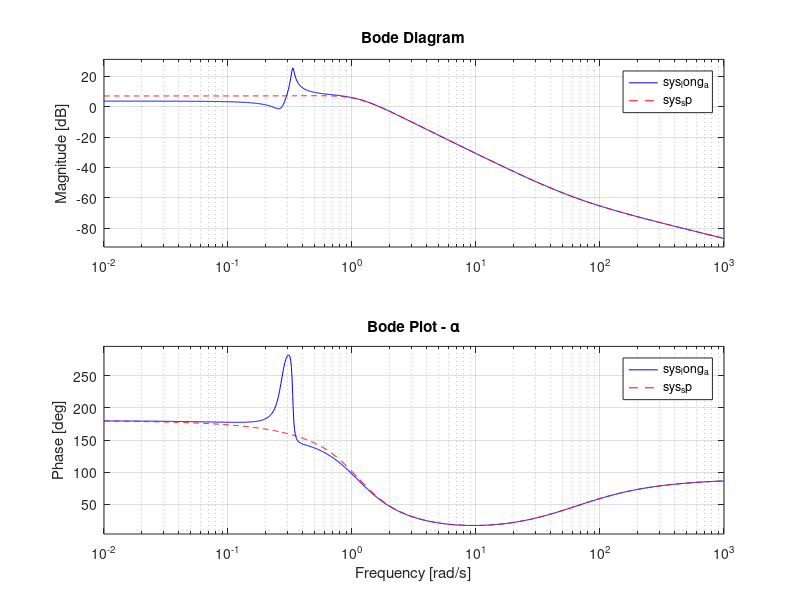

This chart was generated by the following MATLAB code: (Note: this script raises an error after producing the figure.)
%%HW 3 AE 168 Emily Espinosa
%DESCRIPTION: This code analyzes a transport aircraft’s longitudinal dynamics by forming 
%full and reduced-order (short-period and phugoid) state-space models, then comparing their 
%step and frequency responses. It also derives the elevator-to-pitch-rate transfer function 
%and computes autopilot gain parameters and implementation details for a Simulink control model.
clear; close all; clc;
% Aircraft Parameters
gravity = 32.17405;
V = 169.98;
% Longitudinal derivatives
Xu_val = -0.0589;
Xa_val = 11.3367;
Xde_val = 0;
Zu_val = -0.3818;
Za_val = -103.5160;
Zde_val = -7.8184;
Mu_val = -0.0002;
Ma_val = -1.9408;
Mq_val = -0.8174;
Mde_val = -2.8818;
%1a
fprintf('=== Part 1a: Short Period Approximation ===\n');
A_long = [Xu_val, Xa_val, 0, -gravity;
Zu_val/V, Za_val/V, 1, 0;
Mu_val+(Ma_val*Zu_val)/V, Ma_val+(Ma_val*Za_val)/V, Mq_val+Mu_val, 0;
0, 0, 1, 0];
B_long = [Xde_val; Zde_val/V; Mde_val+(Ma_val*Zde_val)/V; 0];
C_a = [0 1 0 0];
D_long = 0;
sys_long_a = ss(A_long, B_long, C_a, D_long);
% Short period
A_sp = [Za_val/V, 1;
Ma_val+(Ma_val*Za_val)/V, Mq_val+Mu_val];
B_sp = [Zde_val/V;
Mde_val+(Ma_val*Zde_val)/V];
C_sp = [1 0];
D_sp = 0;
sys_sp = ss(A_sp, B_sp, C_sp, D_sp);
% Plot comparison
figure('Position', [50 50 1000 400]);
subplot(1,2,1);
step(sys_long_a, 'b-', sys_sp, 'r--', 60);
grid on; title('Step Response - α');
ylabel('α (rad)'); xlabel('Time (s)');
legend('Full Model', 'SP Approx', 'Location', 'southeast');
subplot(1,2,2);
bode(sys_long_a, 'b', sys_sp, 'r--'); grid on;
title('Bode Plot - α');
sgtitle('Part 1a: Short Period Comparison');
% Comment on approximation
fprintf('The short period approximation matches the high-frequency response well.\n\n');
%1b
fprintf('=== Part 1b: Phugoid Approximation ===\n');
% Full system with theta output
C_th = [0 0 0 1]; % theta output
sys_long_th = ss(A_long, B_long, C_th, D_long);
% Phugoid approximation
A_ph = [Xu_val, -gravity;
-Zu_val/V, 0];
B_ph = [Xde_val; -Zde_val/V];
C_ph = [0 1];
D_ph = 0;
sys_ph = ss(A_ph, B_ph, C_ph, D_ph);
figure('Position', [50 50 1000 400]);
subplot(1,2,1);
step(sys_long_th, 'b-', sys_ph, 'm--', 60);
grid on; title('Step Response - θ');
ylabel('θ (rad)'); xlabel('Time (s)');
legend('Full Model', 'Phugoid Approx', 'Location', 'southeast');
subplot(1,2,2);
bode(sys_long_th, 'b', sys_ph, 'm--'); grid on;
title('Bode Plot - θ');
sgtitle('Part 1b: Phugoid Comparison');
fprintf('Phugoid approximation captures low-frequency behavior.\n\n');
%1c
fprintf('=== Part 1c: Autopilot Parameters ===\n');
% Transfer function
s = tf('s');
N1 = V*Mde_val + Zde_val*Mu_val;
N0 = Mu_val*Zde_val - Zu_val*Mde_val;
D2 = V; % s^2 coefficient
D1 = -V*(Ma_val + Mu_val + Zu_val/V);
D0 = V*(Mu_val*Zu_val/V - Ma_val);
G_q = (N1*s + N0)/(D2*s^2 + D1*s + D0);
fprintf('TF δe → q:\n');
G_q
K_outer = 0.28;
K_inner = 0.18;
K_rate = 0.55;
theta_cmd_rad = 5 * pi/180;
delta_max_rad = 15 * pi/180;
fprintf('\nController Gains:\n');
fprintf('K1 (outer) = %.3f\n', K_outer);
fprintf('K2 (inner) = %.3f\n', K_inner);
fprintf('K_q (rate) = %.3f\n', K_rate);
fprintf('\nFor Simulink Model:\n');
fprintf('Step input: %.4f rad (5°)\n', theta_cmd_rad);
fprintf('Elevator limits: ±%.4f rad (±15°)\n', delta_max_rad);
fprintf('Actuator TF: 10/(s+10)\n');
fprintf('Aircraft TF num: [%.6f, %.6f]\n', N1, N0);
fprintf('Aircraft TF den: [%.6f, %.6f, %.6f]\n', D2, D1, D0);
% Save data
prob1_data.A_long = A_long;
prob1_data.B_long = B_long;
prob1_data.G_q = G_q;
prob1_data.K1 = K_outer;
prob1_data.K2 = K_inner;
prob1_data.Kq = K_rate;
prob1_data.theta_cmd = theta_cmd_rad;
prob1_data.delta_max = delta_max_rad;
